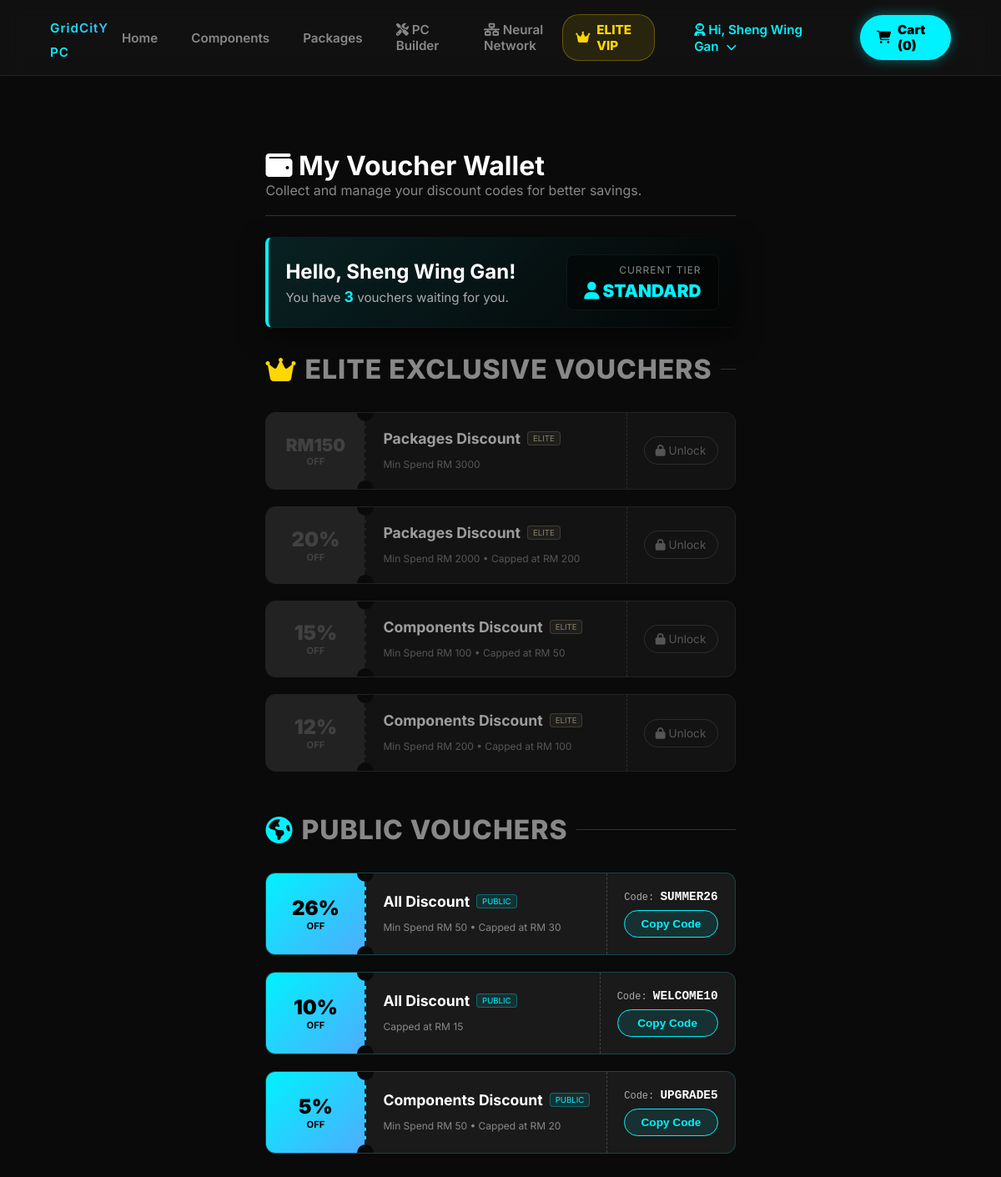
The app's page /vouchers.php (signed in), older data.
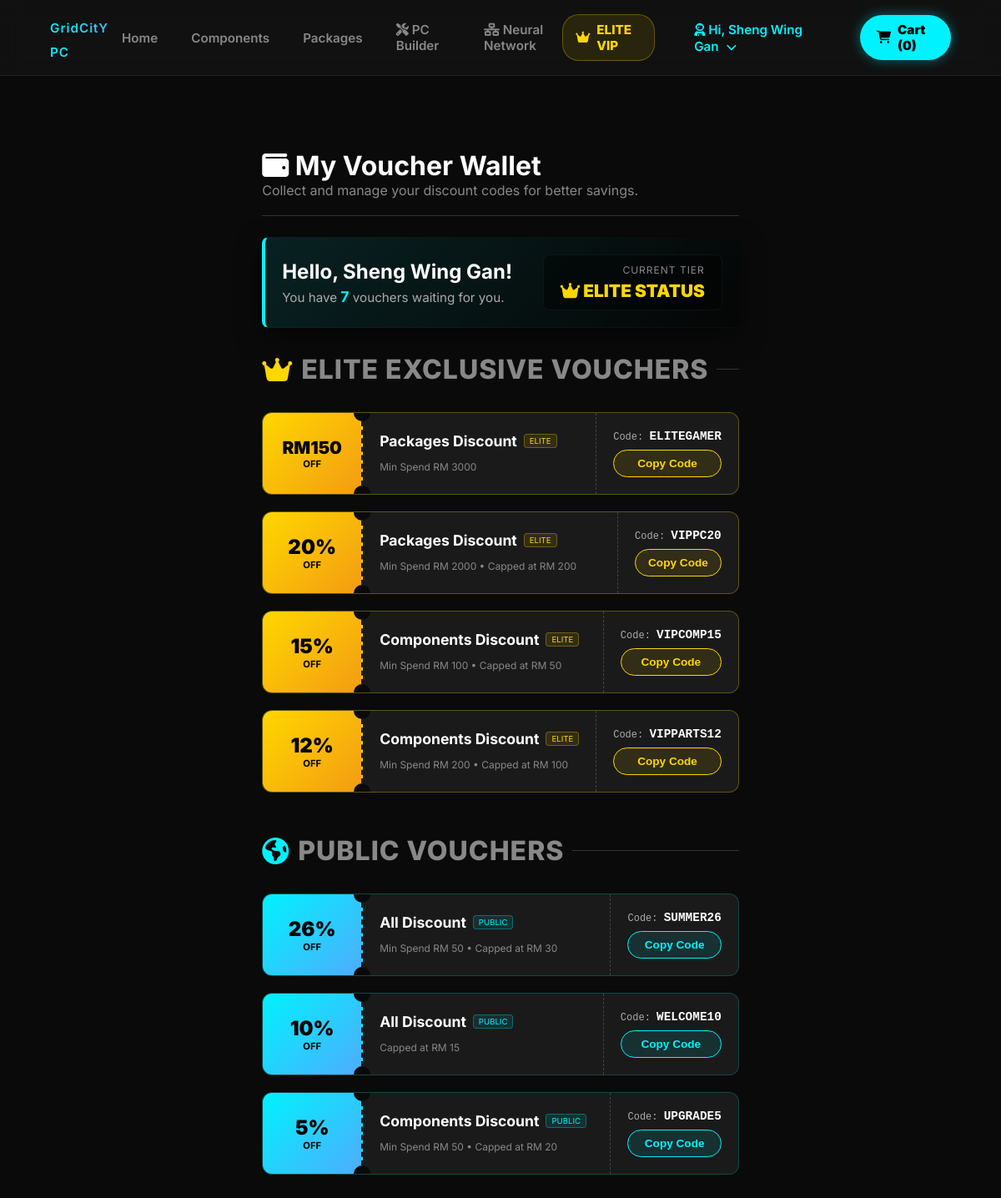
The same page, newer data.
### tables this page shows
CREATE TABLE `customers` (
  `customer_id` int(11) NOT NULL,
  `username` varchar(150) DEFAULT NULL,
  `first_name` varchar(50) DEFAULT NULL,
  `last_name` varchar(50) DEFAULT NULL,
  `email` varchar(100) NOT NULL,
  `password` varchar(255) NOT NULL,
  `phone_number` varchar(20) DEFAULT NULL,
  `birthday` date DEFAULT NULL,
  `wallet_balance` decimal(10,2) NOT NULL DEFAULT 0.00,
  `reward_coins` int(11) NOT NULL DEFAULT 0,
  `lifetime_coins` int(11) DEFAULT 0,
  `membership_tier` varchar(20) DEFAULT 'Standard',
  `vip_expiry_date` datetime DEFAULT NULL,
  `auto_renew` tinyint(1) DEFAULT 0,
  `default_shipping_address` text DEFAULT NULL,
  `account_status` varchar(20) DEFAULT 'Active',
  `reset_token` varchar(6) DEFAULT NULL,
  `reset_token_expire` datetime DEFAULT NULL,
  `pref_gamer` int(11) DEFAULT 0,
  `pref_creator` int(11) DEFAULT 0,
  `pref_student` int(11) DEFAULT 0,
  `pref_enthusiast` int(11) DEFAULT 0,
  `created_at` datetime DEFAULT current_timestamp(),
  `status` varchar(50) NOT NULL DEFAULT 'Active',
  `daily_coins_added` int(11) DEFAULT 0,
  `daily_coins_deducted` int(11) DEFAULT 0,
  `last_coin_update` date DEFAULT NULL,
  `last_login` datetime DEFAULT current_timestamp()
);

CREATE TABLE `promo_codes` (
  `promo_id` int(11) NOT NULL,
  `code_name` varchar(50) NOT NULL COMMENT 'Promo code string',
  `target_category` enum('All','Components','Packages') NOT NULL DEFAULT 'All',
  `is_vip_only` tinyint(1) DEFAULT 1 COMMENT '1 for VIP, 0 for public',
  `status` enum('Active','Inactive') DEFAULT 'Active',
  `created_at` datetime DEFAULT current_timestamp(),
  `discount_value` decimal(10,2) NOT NULL COMMENT '折扣数值',
  `discount_type` enum('Percentage','Fixed') NOT NULL DEFAULT 'Percentage' COMMENT '折扣模式',
  `min_spend` decimal(10,2) NOT NULL DEFAULT 0.00 COMMENT '最低消费门槛',
  `max_cap` decimal(10,2) NOT NULL DEFAULT 0.00 COMMENT '最高折抵上限'
);

### vouchers.php (the view, shortened to what the rows shown need)
<?php
require_once 'config.php';
$customer_id = $_SESSION['customer_id'];
$stmt = $conn->prepare("SELECT membership_tier, username, lifetime_coins FROM customers WHERE customer_id = ?");
$stmt->bind_param("i", $customer_id);
$stmt->execute();
$user_data = $stmt->get_result()->fetch_assoc();
$current_tier = $user_data['membership_tier'];
$username = $user_data['username'];
$lifetime_coins = $user_data['lifetime_coins'] ?? 0;
$is_elite = ($current_tier === 'VIP' || $lifetime_coins >= 1000);
$count_query = "
    SELECT COUNT(p.promo_id) as total FROM promo_codes p
    LEFT JOIN used_vouchers uv ON p.promo_id = uv.promo_id AND uv.customer_id = ?
    WHERE p.status = 'Active' AND uv.promo_id IS NULL
    AND (p.is_vip_only = 0 OR (p.is_vip_only = 1 AND ? = 1))
";
$count_stmt = $conn->prepare($count_query);
$elite_int = $is_elite ? 1 : 0;
$count_stmt->bind_param("ii", $customer_id, $elite_int);
$count_stmt->execute();
$total_vouchers = $count_stmt->get_result()->fetch_assoc()['total'];
?>
<!DOCTYPE html>
<html lang="en">
<head>
    <link rel="stylesheet" href="https://cdnjs.cloudflare.com/ajax/libs/font-awesome/6.4.0/css/all.min.css">
    <link rel="stylesheet" href="css/style.css">
</head>
<body style="background-color: #0a0a0a;">
<?php include 'includes/header.php'; ?>
<main class="voucher-container">
    <div class="page-header">
        <h1><i class="fa-solid fa-wallet"></i> My Voucher Wallet</h1>
    </div>
    <div class="wallet-dashboard">
        <div>
            <h2 style="margin: 0; color: #fff; font-size: 1.5rem;">Hello, <?php echo htmlspecialchars($username); ?>!</h2>
            <p style="margin: 5px 0 0 0; color: #aaa; font-size: 0.95rem;">You have <span style="color: #00f2fe; font-weight: bold; font-size: 1.1rem;"><?php echo $total_vouchers; ?></span> vouchers waiting for you.</p>
        </div>
        <div style="text-align: right; background: rgba(0,0,0,0.4); padding: 10px 20px; border-radius: 8px; border: 1px solid rgba(255,255,255,0.05);">
            <div style="color: #888; font-size: 0.75rem; text-transform: uppercase; margin-bottom: 5px; letter-spacing: 1px;">Current Tier</div>
            <div style="color: <?php echo $is_elite ? '#ffd700' : '#00f2fe'; ?>; font-weight: 900; font-size: 1.3rem;">
                <i class="fa-solid <?php echo $is_elite ? 'fa-crown' : 'fa-user'; ?>"></i> <?php echo $is_elite ? 'ELITE STATUS' : strtoupper($current_tier); ?>
            </div>
        </div>
    </div>
    <div class="voucher-section">
        <div class="voucher-grid">
            <?php
            $vip_stmt = $conn->prepare("
                SELECT p.* FROM promo_codes p
                LEFT JOIN used_vouchers uv ON p.promo_id = uv.promo_id AND uv.customer_id = ?
                WHERE p.is_vip_only = 1 AND p.status = 'Active' AND uv.promo_id IS NULL
                ORDER BY p.discount_value DESC
            ");
            $vip_stmt->bind_param("i", $customer_id);
            $vip_stmt->execute();
            $vip_res = $vip_stmt->get_result();
            while ($v = $vip_res->fetch_assoc()):
                $is_locked = !$is_elite;
            ?>
                <div class="voucher-card <?php echo $is_locked ? 'locked' : ''; ?>" style="<?php echo $is_locked ? 'opacity: 0.6; filter: grayscale(0.8);' : 'border-color: rgba(255,215,0,0.3);'; ?>">
                    <div class="card-left <?php echo $is_locked ? 'locked-bg' : 'vip-bg'; ?>">
                        <?php if($v['discount_type'] == 'Fixed'): ?>
                            <span style="font-weight: 900; font-size: 1.3rem;">RM<?php echo floatval($v['discount_value']); ?></span>
                        <?php else: ?>
                            <span style="font-weight: 900; font-size: 1.5rem;"><?php echo floatval($v['discount_value']); ?>%</span>
                        <?php endif; ?>
                        <span style="font-size: 0.7rem; font-weight: bold;">OFF</span>
                    </div>
                    <div class="card-middle">
                        <div style="display: flex; align-items: center; gap: 8px; margin-bottom: 5px;">
                            <h3 style="color: #fff; margin: 0; font-size: 1.1rem;"><?php echo htmlspecialchars($v['target_category']); ?> Discount</h3>
                            <span style="background: rgba(255,215,0,0.1); color: #ffd700; border: 1px solid rgba(255,215,0,0.3); font-size: 0.6rem; padding: 2px 6px; border-radius: 4px;">ELITE</span>
                        </div>
                        <div class="terms-text">
                            <?php
                                $terms = [];
                                if ($v['min_spend'] > 0) $terms[] = "Min Spend RM " . floatval($v['min_spend']);
                                if ($v['max_cap'] > 0) $terms[] = "Capped at RM " . floatval($v['max_cap']);
                                echo empty($terms) ? "No minimum spend limit" : implode(' • ', $terms);
                            ?>
                        </div>
                    </div>
                    <div class="card-right">
                        <?php if ($is_locked): ?>
                            <a href="membership.php" style="color: #888; text-decoration: none; font-size: 0.85rem; text-align: center; display: block; width: 100%; border: 1px solid #444; padding: 8px 0; border-radius: 20px; transition: 0.3s;" onmouseover="this.style.borderColor='#ffd700'; this.style.color='#ffd700';">
                                <i class="fa-solid fa-lock"></i> Unlock
                            </a>
                        <?php else: ?>
                            <span style="font-family: monospace; color: #aaa; font-size: 0.75rem; margin-bottom: 8px;">Code: <strong style="color: #fff; font-size: 0.9rem;"><?php echo htmlspecialchars($v['code_name']); ?></strong></span>
                            <button class="copy-btn vip-copy-btn" onclick="copyCode('<?php echo htmlspecialchars($v['code_name']); ?>', this)">Copy Code</button>
                        <?php endif; ?>
                    </div>
                </div>
            <?php endwhile; $vip_stmt->close(); ?>
        </div>
    </div>
    <div class="voucher-section">
        <div class="voucher-grid">
            <?php
            $pub_stmt = $conn->prepare("
                SELECT p.* FROM promo_codes p
                LEFT JOIN used_vouchers uv ON p.promo_id = uv.promo_id AND uv.customer_id = ?
                WHERE p.is_vip_only = 0 AND p.status = 'Active' AND uv.promo_id IS NULL
                ORDER BY p.discount_value DESC
            ");
            $pub_stmt->bind_param("i", $customer_id);
            $pub_stmt->execute();
            $pub_res = $pub_stmt->get_result();
            while ($v = $pub_res->fetch_assoc()):
            ?>
                <div class="voucher-card" style="border-color: rgba(0,242,254,0.2);">
                    <div class="card-left public-bg">
                        <?php if($v['discount_type'] == 'Fixed'): ?>
                            <span style="font-weight: 900; font-size: 1.3rem;">RM<?php echo floatval($v['discount_value']); ?></span>
                        <?php else: ?>
                            <span style="font-weight: 900; font-size: 1.5rem;"><?php echo floatval($v['discount_value']); ?>%</span>
                        <?php endif; ?>
                        <span style="font-size: 0.7rem; font-weight: bold;">OFF</span>
                    </div>
                    <div class="card-middle">
                        <div style="display: flex; align-items: center; gap: 8px; margin-bottom: 5px;">
                            <h3 style="color: #fff; margin: 0; font-size: 1.1rem;"><?php echo htmlspecialchars($v['target_category']); ?> Discount</h3>
                            <span style="background: rgba(0,242,254,0.1); color: #00f2fe; border: 1px solid rgba(0,242,254,0.3); font-size: 0.6rem; padding: 2px 6px; border-radius: 4px;">PUBLIC</span>
                        </div>
                        <div class="terms-text">
                            <?php
                                $terms = [];
                                if ($v['min_spend'] > 0) $terms[] = "Min Spend RM " . floatval($v['min_spend']);
                                if ($v['max_cap'] > 0) $terms[] = "Capped at RM " . floatval($v['max_cap']);
                                echo empty($terms) ? "No minimum spend limit" : implode(' • ', $terms);
                            ?>
                        </div>
                    </div>
                    <div class="card-right">
                        <span style="font-family: monospace; color: #aaa; font-size: 0.75rem; margin-bottom: 8px;">Code: <strong style="color: #fff; font-size: 0.9rem;"><?php echo htmlspecialchars($v['code_name']); ?></strong></span>
                        <button class="copy-btn" onclick="copyCode('<?php echo htmlspecialchars($v['code_name']); ?>', this)">Copy Code</button>
                    </div>
                </div>
            <?php endwhile; $pub_stmt->close(); ?>
        </div>
    </div>
</main>
</body>
</html>

Row changes from the older to the newer data that the page shows:
changed customers "Sheng Wing Gan": lifetime_coins 532 → 1082 (drawn); membership_tier "STANDARD" → (not shown)
shown differently, row unchanged: promo_codes: code_name (not shown) → "ELITEGAMER"; text "Unlock" → "Code: Copy Code"
shown differently, row unchanged: promo_codes: code_name (not shown) → "VIPPC20"; text "Unlock" → "Code: Copy Code"
shown differently, row unchanged: promo_codes: code_name (not shown) → "VIPCOMP15"; text "Unlock" → "Code: Copy Code"
shown differently, row unchanged: promo_codes: code_name (not shown) → "VIPPARTS12"; text "Unlock" → "Code: Copy Code"
Text that changed along with them:
$total_vouchers: "3" → "7"
text now shown: "ELITE STATUS"
